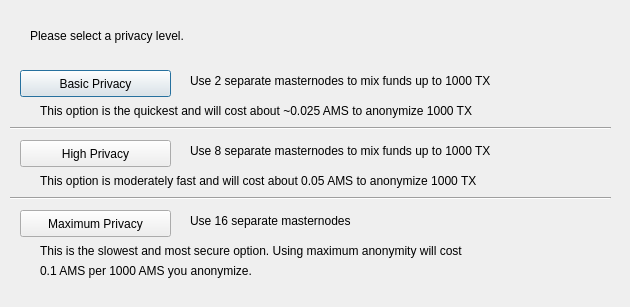
<?xml version="1.0" encoding="UTF-8"?>
<ui version="4.0">
 <class>DarksendConfig</class>
 <widget class="QDialog" name="DarksendConfig">
  <property name="geometry">
   <rect>
    <x>0</x>
    <y>0</y>
    <width>630</width>
    <height>307</height>
   </rect>
  </property>
  <property name="windowTitle">
   <string>Configure Darksend</string>
  </property>
  <widget class="QPushButton" name="buttonBasic">
   <property name="geometry">
    <rect>
     <x>20</x>
     <y>70</y>
     <width>151</width>
     <height>27</height>
    </rect>
   </property>
   <property name="text">
    <string>Basic Privacy</string>
   </property>
  </widget>
  <widget class="QPushButton" name="buttonHigh">
   <property name="geometry">
    <rect>
     <x>20</x>
     <y>140</y>
     <width>151</width>
     <height>27</height>
    </rect>
   </property>
   <property name="text">
    <string>High Privacy</string>
   </property>
  </widget>
  <widget class="QPushButton" name="buttonMax">
   <property name="geometry">
    <rect>
     <x>20</x>
     <y>210</y>
     <width>151</width>
     <height>27</height>
    </rect>
   </property>
   <property name="text">
    <string>Maximum Privacy</string>
   </property>
  </widget>
  <widget class="QLabel" name="label">
   <property name="geometry">
    <rect>
     <x>30</x>
     <y>20</y>
     <width>571</width>
     <height>31</height>
    </rect>
   </property>
   <property name="text">
    <string>Please select a privacy level.</string>
   </property>
  </widget>
  <widget class="QLabel" name="label_2">
   <property name="geometry">
    <rect>
     <x>190</x>
     <y>70</y>
     <width>421</width>
     <height>21</height>
    </rect>
   </property>
   <property name="text">
    <string>Use 2 separate masternodes to mix funds up to 1000 TX</string>
   </property>
  </widget>
  <widget class="QLabel" name="label_3">
   <property name="geometry">
    <rect>
     <x>190</x>
     <y>140</y>
     <width>411</width>
     <height>21</height>
    </rect>
   </property>
   <property name="text">
    <string>Use 8 separate masternodes to mix funds up to 1000 TX</string>
   </property>
  </widget>
  <widget class="QLabel" name="label_4">
   <property name="geometry">
    <rect>
     <x>190</x>
     <y>210</y>
     <width>421</width>
     <height>21</height>
    </rect>
   </property>
   <property name="text">
    <string>Use 16 separate masternodes</string>
   </property>
  </widget>
  <widget class="QLabel" name="label_6">
   <property name="geometry">
    <rect>
     <x>40</x>
     <y>100</y>
     <width>561</width>
     <height>21</height>
    </rect>
   </property>
   <property name="text">
    <string>This option is the quickest and will cost about ~0.025 AMS to anonymize 1000 TX</string>
   </property>
  </widget>
  <widget class="QLabel" name="label_7">
   <property name="geometry">
    <rect>
     <x>40</x>
     <y>170</y>
     <width>561</width>
     <height>21</height>
    </rect>
   </property>
   <property name="text">
    <string>This option is moderately fast and will cost about 0.05 AMS to anonymize 1000 TX</string>
   </property>
  </widget>
  <widget class="QLabel" name="label_8">
   <property name="geometry">
    <rect>
     <x>40</x>
     <y>240</y>
     <width>561</width>
     <height>21</height>
    </rect>
   </property>
   <property name="text">
    <string>This is the slowest and most secure option. Using maximum anonymity will cost</string>
   </property>
  </widget>
  <widget class="QLabel" name="label_9">
   <property name="geometry">
    <rect>
     <x>40</x>
     <y>260</y>
     <width>561</width>
     <height>21</height>
    </rect>
   </property>
   <property name="text">
    <string>0.1 AMS per 1000 AMS you anonymize.</string>
   </property>
  </widget>
  <widget class="Line" name="line">
   <property name="geometry">
    <rect>
     <x>10</x>
     <y>120</y>
     <width>601</width>
     <height>16</height>
    </rect>
   </property>
   <property name="orientation">
    <enum>Qt::Horizontal</enum>
   </property>
  </widget>
  <widget class="Line" name="line_2">
   <property name="geometry">
    <rect>
     <x>10</x>
     <y>190</y>
     <width>601</width>
     <height>16</height>
    </rect>
   </property>
   <property name="orientation">
    <enum>Qt::Horizontal</enum>
   </property>
  </widget>
 </widget>
 <resources/>
 <connections/>
</ui>
